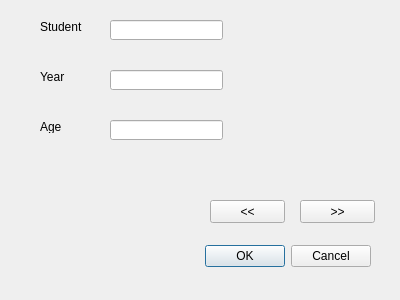
<?xml version="1.0" encoding="UTF-8"?>
<ui version="4.0">
 <class>Dialog</class>
 <widget class="QDialog" name="Dialog">
  <property name="geometry">
   <rect>
    <x>0</x>
    <y>0</y>
    <width>400</width>
    <height>300</height>
   </rect>
  </property>
  <property name="windowTitle">
   <string>Dialog</string>
  </property>
  <widget class="QDialogButtonBox" name="buttonBox">
   <property name="geometry">
    <rect>
     <x>30</x>
     <y>240</y>
     <width>341</width>
     <height>32</height>
    </rect>
   </property>
   <property name="orientation">
    <enum>Qt::Horizontal</enum>
   </property>
   <property name="standardButtons">
    <set>QDialogButtonBox::Cancel|QDialogButtonBox::Ok</set>
   </property>
  </widget>
  <widget class="QPushButton" name="previousButton">
   <property name="geometry">
    <rect>
     <x>210</x>
     <y>200</y>
     <width>75</width>
     <height>23</height>
    </rect>
   </property>
   <property name="text">
    <string>&lt;&lt;</string>
   </property>
  </widget>
  <widget class="QPushButton" name="nextButton">
   <property name="geometry">
    <rect>
     <x>300</x>
     <y>200</y>
     <width>75</width>
     <height>23</height>
    </rect>
   </property>
   <property name="text">
    <string>&gt;&gt;</string>
   </property>
  </widget>
  <widget class="QLineEdit" name="StudentLineEdit">
   <property name="geometry">
    <rect>
     <x>110</x>
     <y>20</y>
     <width>113</width>
     <height>20</height>
    </rect>
   </property>
  </widget>
  <widget class="QLineEdit" name="YearLineEdit">
   <property name="geometry">
    <rect>
     <x>110</x>
     <y>70</y>
     <width>113</width>
     <height>20</height>
    </rect>
   </property>
  </widget>
  <widget class="QLineEdit" name="AgeLineEdit">
   <property name="geometry">
    <rect>
     <x>110</x>
     <y>120</y>
     <width>113</width>
     <height>20</height>
    </rect>
   </property>
  </widget>
  <widget class="QLabel" name="label">
   <property name="geometry">
    <rect>
     <x>40</x>
     <y>120</y>
     <width>47</width>
     <height>13</height>
    </rect>
   </property>
   <property name="text">
    <string>Age</string>
   </property>
  </widget>
  <widget class="QLabel" name="label_2">
   <property name="geometry">
    <rect>
     <x>40</x>
     <y>70</y>
     <width>47</width>
     <height>13</height>
    </rect>
   </property>
   <property name="text">
    <string>Year</string>
   </property>
  </widget>
  <widget class="QLabel" name="label_3">
   <property name="geometry">
    <rect>
     <x>40</x>
     <y>20</y>
     <width>47</width>
     <height>13</height>
    </rect>
   </property>
   <property name="text">
    <string>Student</string>
   </property>
  </widget>
 </widget>
 <resources/>
 <connections>
  <connection>
   <sender>buttonBox</sender>
   <signal>accepted()</signal>
   <receiver>Dialog</receiver>
   <slot>accept()</slot>
   <hints>
    <hint type="sourcelabel">
     <x>248</x>
     <y>254</y>
    </hint>
    <hint type="destinationlabel">
     <x>157</x>
     <y>274</y>
    </hint>
   </hints>
  </connection>
  <connection>
   <sender>buttonBox</sender>
   <signal>rejected()</signal>
   <receiver>Dialog</receiver>
   <slot>reject()</slot>
   <hints>
    <hint type="sourcelabel">
     <x>316</x>
     <y>260</y>
    </hint>
    <hint type="destinationlabel">
     <x>286</x>
     <y>274</y>
    </hint>
   </hints>
  </connection>
 </connections>
</ui>
